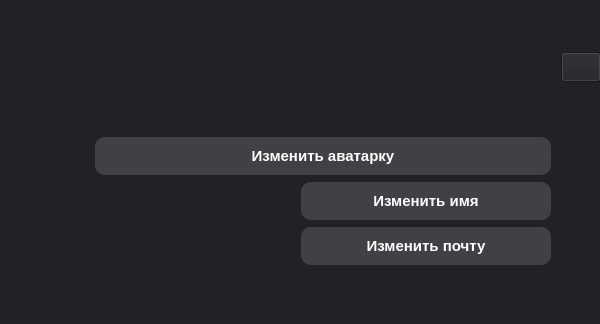
<?xml version="1.0" encoding="UTF-8"?>
<ui version="4.0">
 <class>Form</class>
 <widget class="QWidget" name="Form">
  <property name="geometry">
   <rect>
    <x>0</x>
    <y>0</y>
    <width>600</width>
    <height>324</height>
   </rect>
  </property>
  <property name="windowTitle">
   <string>Form</string>
  </property>
  <property name="styleSheet">
   <string notr="true">background:#212226;</string>
  </property>
  <widget class="QWidget" name="verticalLayoutWidget">
   <property name="geometry">
    <rect>
     <x>0</x>
     <y>0</y>
     <width>601</width>
     <height>321</height>
    </rect>
   </property>
   <layout class="QVBoxLayout" name="verticalLayout">
    <property name="spacing">
     <number>0</number>
    </property>
    <item>
     <widget class="QWidget" name="TitleBar_2" native="true">
      <property name="maximumSize">
       <size>
        <width>16777215</width>
        <height>30</height>
       </size>
      </property>
      <property name="mouseTracking">
       <bool>false</bool>
      </property>
      <property name="styleSheet">
       <string notr="true">background:#212226;</string>
      </property>
      <layout class="QHBoxLayout" name="horizontalLayout_4" stretch="0,0">
       <property name="spacing">
        <number>0</number>
       </property>
       <property name="leftMargin">
        <number>0</number>
       </property>
       <property name="topMargin">
        <number>0</number>
       </property>
       <property name="rightMargin">
        <number>0</number>
       </property>
       <property name="bottomMargin">
        <number>0</number>
       </property>
       <item>
        <spacer name="horizontalSpacer_2">
         <property name="orientation">
          <enum>Qt::Horizontal</enum>
         </property>
         <property name="sizeHint" stdset="0">
          <size>
           <width>40</width>
           <height>10</height>
          </size>
         </property>
        </spacer>
       </item>
       <item>
        <widget class="QPushButton" name="Exit_2">
         <property name="minimumSize">
          <size>
           <width>40</width>
           <height>30</height>
          </size>
         </property>
         <property name="maximumSize">
          <size>
           <width>40</width>
           <height>30</height>
          </size>
         </property>
         <property name="font">
          <font>
           <pointsize>10</pointsize>
           <stylestrategy>PreferDefault</stylestrategy>
          </font>
         </property>
         <property name="styleSheet">
          <string notr="true"/>
         </property>
         <property name="text">
          <string/>
         </property>
         <property name="icon">
          <iconset>
           <normaloff>../Image/application_exit_icon.svg</normaloff>../Image/application_exit_icon.svg</iconset>
         </property>
        </widget>
       </item>
      </layout>
     </widget>
    </item>
    <item>
     <layout class="QHBoxLayout" name="horizontalLayout">
      <property name="spacing">
       <number>0</number>
      </property>
      <property name="leftMargin">
       <number>40</number>
      </property>
      <property name="rightMargin">
       <number>40</number>
      </property>
      <item>
       <layout class="QVBoxLayout" name="verticalLayout_3">
        <property name="spacing">
         <number>0</number>
        </property>
        <item>
         <layout class="QHBoxLayout" name="horizontalLayout_2">
          <property name="leftMargin">
           <number>10</number>
          </property>
          <property name="rightMargin">
           <number>10</number>
          </property>
          <item>
           <widget class="QLabel" name="IconUser_">
            <property name="minimumSize">
             <size>
              <width>45</width>
              <height>45</height>
             </size>
            </property>
            <property name="maximumSize">
             <size>
              <width>45</width>
              <height>45</height>
             </size>
            </property>
            <property name="text">
             <string/>
            </property>
            <property name="alignment">
             <set>Qt::AlignCenter</set>
            </property>
           </widget>
          </item>
          <item>
           <widget class="QPushButton" name="EditIconlUser_">
            <property name="baseSize">
             <size>
              <width>1</width>
              <height>0</height>
             </size>
            </property>
            <property name="font">
             <font>
              <family>Helvetica</family>
              <pointsize>11</pointsize>
              <weight>75</weight>
              <bold>true</bold>
             </font>
            </property>
            <property name="styleSheet">
             <string notr="true">background:#404145;border:none;border-radius:10px;padding:10px;color:white;</string>
            </property>
            <property name="text">
             <string>Изменить аватарку</string>
            </property>
           </widget>
          </item>
         </layout>
        </item>
        <item>
         <layout class="QHBoxLayout" name="horizontalLayout_3">
          <property name="leftMargin">
           <number>10</number>
          </property>
          <property name="rightMargin">
           <number>10</number>
          </property>
          <item>
           <widget class="QLabel" name="NameUser_">
            <property name="minimumSize">
             <size>
              <width>32</width>
              <height>45</height>
             </size>
            </property>
            <property name="maximumSize">
             <size>
              <width>255</width>
              <height>45</height>
             </size>
            </property>
            <property name="font">
             <font>
              <family>Helvetica</family>
              <pointsize>10</pointsize>
             </font>
            </property>
            <property name="styleSheet">
             <string notr="true">color:white</string>
            </property>
            <property name="text">
             <string/>
            </property>
            <property name="alignment">
             <set>Qt::AlignCenter</set>
            </property>
           </widget>
          </item>
          <item>
           <widget class="QPushButton" name="EditNameUser_">
            <property name="baseSize">
             <size>
              <width>1</width>
              <height>0</height>
             </size>
            </property>
            <property name="font">
             <font>
              <family>Helvetica</family>
              <pointsize>11</pointsize>
              <weight>75</weight>
              <bold>true</bold>
             </font>
            </property>
            <property name="styleSheet">
             <string notr="true">background:#404145;border:none;border-radius:10px;padding:10px;color:white;</string>
            </property>
            <property name="text">
             <string>Изменить имя</string>
            </property>
           </widget>
          </item>
         </layout>
        </item>
        <item>
         <layout class="QHBoxLayout" name="horizontalLayout_5">
          <property name="leftMargin">
           <number>10</number>
          </property>
          <property name="rightMargin">
           <number>10</number>
          </property>
          <item>
           <widget class="QLabel" name="EmailUser_">
            <property name="minimumSize">
             <size>
              <width>45</width>
              <height>45</height>
             </size>
            </property>
            <property name="maximumSize">
             <size>
              <width>255</width>
              <height>45</height>
             </size>
            </property>
            <property name="font">
             <font>
              <family>Helvetica</family>
              <pointsize>10</pointsize>
             </font>
            </property>
            <property name="styleSheet">
             <string notr="true">color:white</string>
            </property>
            <property name="text">
             <string/>
            </property>
            <property name="alignment">
             <set>Qt::AlignCenter</set>
            </property>
           </widget>
          </item>
          <item>
           <widget class="QPushButton" name="EditEmailUser_">
            <property name="baseSize">
             <size>
              <width>1</width>
              <height>0</height>
             </size>
            </property>
            <property name="font">
             <font>
              <family>Helvetica</family>
              <pointsize>11</pointsize>
              <weight>75</weight>
              <bold>true</bold>
             </font>
            </property>
            <property name="styleSheet">
             <string notr="true">background:#404145;border:none;border-radius:10px;padding:10px;color:white;</string>
            </property>
            <property name="text">
             <string>Изменить почту</string>
            </property>
           </widget>
          </item>
         </layout>
        </item>
       </layout>
      </item>
     </layout>
    </item>
   </layout>
  </widget>
 </widget>
 <resources/>
 <connections/>
</ui>
